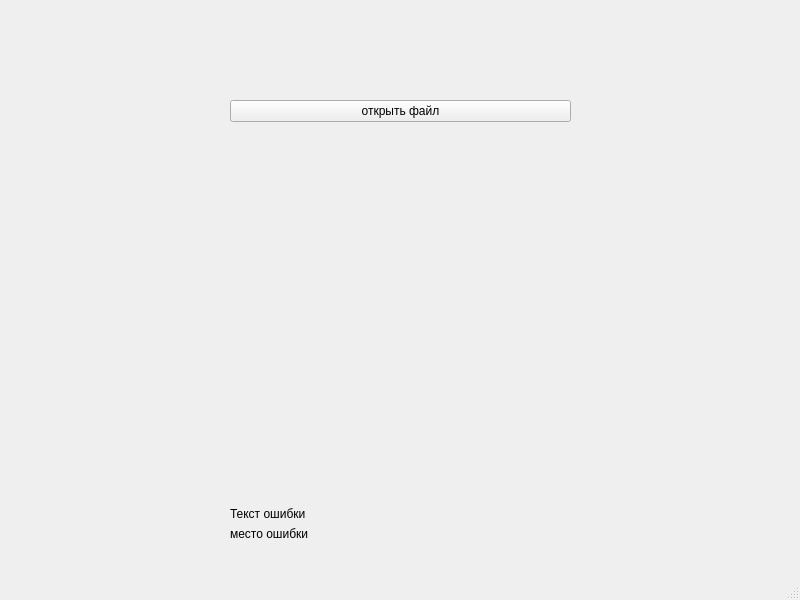
<?xml version="1.0" encoding="UTF-8"?>
<ui version="4.0">
 <class>MainWindow</class>
 <widget class="QMainWindow" name="MainWindow">
  <property name="geometry">
   <rect>
    <x>0</x>
    <y>0</y>
    <width>800</width>
    <height>600</height>
   </rect>
  </property>
  <property name="windowTitle">
   <string>MainWindow</string>
  </property>
  <widget class="QWidget" name="centralwidget">
   <widget class="QWidget" name="verticalLayoutWidget">
    <property name="geometry">
     <rect>
      <x>230</x>
      <y>100</y>
      <width>341</width>
      <height>441</height>
     </rect>
    </property>
    <layout class="QVBoxLayout" name="verticalLayout">
     <item>
      <widget class="QPushButton" name="fileDialog">
       <property name="text">
        <string>открыть файл</string>
       </property>
      </widget>
     </item>
     <item>
      <widget class="QLabel" name="labelFileName">
       <property name="text">
        <string/>
       </property>
      </widget>
     </item>
     <item>
      <widget class="QLabel" name="jsonLabel">
       <property name="text">
        <string/>
       </property>
      </widget>
     </item>
     <item>
      <spacer name="verticalSpacer">
       <property name="orientation">
        <enum>Qt::Vertical</enum>
       </property>
       <property name="sizeHint" stdset="0">
        <size>
         <width>20</width>
         <height>20</height>
        </size>
       </property>
      </spacer>
     </item>
     <item>
      <layout class="QHBoxLayout" name="horizontalLayout_2">
       <item>
        <widget class="QLabel" name="label">
         <property name="text">
          <string>Текст ошибки</string>
         </property>
        </widget>
       </item>
       <item>
        <widget class="QLabel" name="errorLabel">
         <property name="text">
          <string/>
         </property>
        </widget>
       </item>
      </layout>
     </item>
     <item>
      <layout class="QHBoxLayout" name="horizontalLayout">
       <item>
        <widget class="QLabel" name="label_3">
         <property name="text">
          <string>место ошибки</string>
         </property>
        </widget>
       </item>
       <item>
        <widget class="QLabel" name="placeLabel">
         <property name="text">
          <string/>
         </property>
        </widget>
       </item>
      </layout>
     </item>
    </layout>
   </widget>
  </widget>
  <widget class="QMenuBar" name="menubar">
   <property name="geometry">
    <rect>
     <x>0</x>
     <y>0</y>
     <width>800</width>
     <height>26</height>
    </rect>
   </property>
  </widget>
  <widget class="QStatusBar" name="statusbar"/>
 </widget>
 <resources/>
 <connections/>
</ui>
